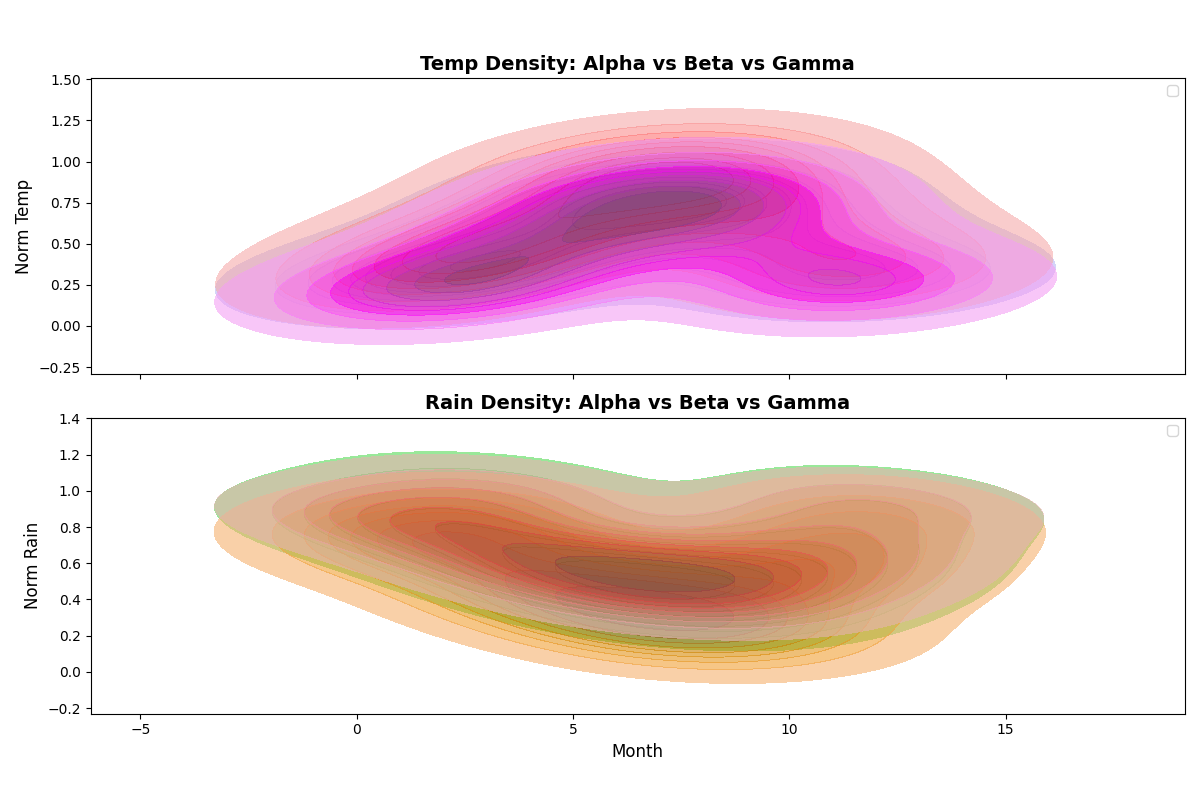

The script that drew this image:
import matplotlib.pyplot as plt
import numpy as np
import seaborn as sns

# Preparing data
temperatures_alpha = np.array([
    7, 9, 11, 14, 18, 22, 25, 24, 20, 15, 10, 8, 
    8, 11, 14, 17, 21, 26, 29, 28, 24, 19, 13, 9  
])

temperatures_gamma = np.array([
    5, 6, 8, 12, 15, 19, 23, 22, 18, 12, 7, 6, 
    6, 9, 12, 16, 19, 23, 27, 26, 22, 17, 11, 7  
])

rainfall_alpha = np.array([
    120, 110, 140, 90, 80, 70, 60, 50, 70, 80, 100, 130, 
    100, 100, 120, 70, 60, 50, 40, 30, 40, 70, 90, 120    
])

rainfall_gamma = np.array([
    130, 120, 150, 100, 90, 80, 70, 60, 80, 90, 110, 140, 
    110, 110, 130, 80, 70, 60, 50, 40, 50, 80, 100, 130    
])

months = np.array([1, 2, 3, 4, 5, 6, 7, 8, 9, 10, 11, 12])

# Normalize data
temperatures_alpha_norm = temperatures_alpha / temperatures_alpha.max()
temperatures_gamma_norm = temperatures_gamma / temperatures_gamma.max()
rainfall_alpha_norm = rainfall_alpha / rainfall_alpha.max()
rainfall_gamma_norm = rainfall_gamma / rainfall_gamma.max()

# Create plots
fig, ax = plt.subplots(2, 1, figsize=(12, 8), sharex=True)

# Plot temperature density
sns.kdeplot(x=months, y=temperatures_alpha_norm[:12], ax=ax[0], fill=True, color='blue', alpha=0.6, label='Alpha')
sns.kdeplot(x=months, y=temperatures_alpha_norm[12:], ax=ax[0], fill=True, color='red', alpha=0.6, label='Beta')
sns.kdeplot(x=months, y=temperatures_gamma_norm[:12], ax=ax[0], fill=True, color='purple', alpha=0.6, label='Gamma')
ax[0].set_title("Temp Density: Alpha vs Beta vs Gamma", fontsize=14, fontweight='bold')
ax[0].set_ylabel("Norm Temp", fontsize=12)

# Plot rainfall density
sns.kdeplot(x=months, y=rainfall_alpha_norm[:12], ax=ax[1], fill=True, color='green', alpha=0.6, label='Alpha')
sns.kdeplot(x=months, y=rainfall_alpha_norm[12:], ax=ax[1], fill=True, color='orange', alpha=0.6, label='Beta')
sns.kdeplot(x=months, y=rainfall_gamma_norm[:12], ax=ax[1], fill=True, color='brown', alpha=0.6, label='Gamma')
ax[1].set_title("Rain Density: Alpha vs Beta vs Gamma", fontsize=14, fontweight='bold')
ax[1].set_xlabel("Month", fontsize=12)
ax[1].set_ylabel("Norm Rain", fontsize=12)

ax[0].legend()
ax[1].legend()

plt.tight_layout(rect=[0, 0.03, 1, 0.95])

# Display
plt.show()
